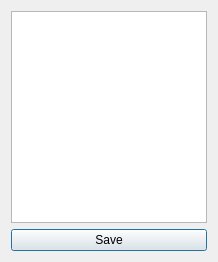
<?xml version="1.0" encoding="UTF-8"?>
<ui version="4.0">
 <class>Dialog</class>
 <widget class="QDialog" name="Dialog">
  <property name="geometry">
   <rect>
    <x>0</x>
    <y>0</y>
    <width>218</width>
    <height>262</height>
   </rect>
  </property>
  <property name="windowTitle">
   <string>Querys</string>
  </property>
  <layout class="QGridLayout" name="gridLayout">
   <item row="0" column="0">
    <layout class="QVBoxLayout" name="verticalLayout">
     <item>
      <widget class="QPlainTextEdit" name="QueryBrowseAndEdit_PTextEdit"/>
     </item>
     <item>
      <widget class="QPushButton" name="Save_btn">
       <property name="toolTip">
        <string>ESC키 : 자동저장 및 종료</string>
       </property>
       <property name="text">
        <string>Save</string>
       </property>
      </widget>
     </item>
    </layout>
   </item>
  </layout>
 </widget>
 <resources/>
 <connections/>
</ui>
